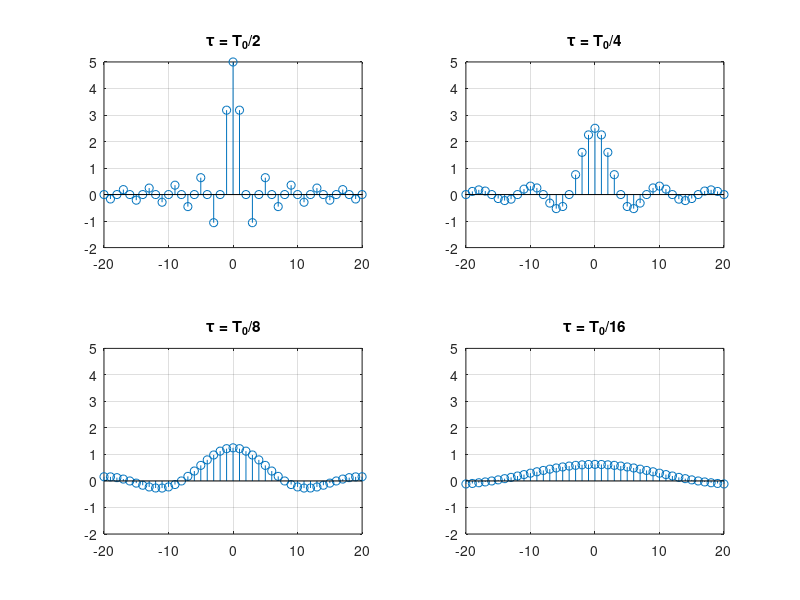

Recreate this plot in MATLAB.
% Example 4.2
clear all; clc

A = 10;
T0 = 2*pi; 
W0 = 2*pi/T0;
t = T0 /2;
N = 20;

X01 = A/2;
k1 = 1:1:N; X1 = A * sin(k1*pi/2) ./ (k1*pi); X1s = fliplr(X1);
kk1 = -N:1:N; Xk1 = [X1s, X01, X1];

X02 = A/4;
k2 = 1:1:N; X2 = A * sin(k2*pi/4) ./ (k2*pi); X2s = fliplr(X2);
kk2 = -N:1:N; Xk2 = [X2s, X02, X2];

X03 = A/8;
k3 = 1:1:N; X3 = A * sin(k3*pi/8) ./ (k3*pi); X3s = fliplr(X3);
kk3 = -N:1:N; Xk3 = [X3s, X03, X3];

X04 = A/16;
k4 = 1:1:N; X4 = A * sin(k4*pi/16) ./ (k4*pi); X4s = fliplr(X4);
kk4 = -N:1:N; Xk4 = [X4s, X04, X4];

subplot(221); stem(kk1,Xk1); ylim([-2,5]); title('τ = Τ_0/2'); grid
subplot(222); stem(kk2,Xk2); ylim([-2,5]); title('τ = Τ_0/4'); grid
subplot(223); stem(kk3,Xk3); ylim([-2,5]); title('τ = Τ_0/8'); grid
subplot(224); stem(kk4,Xk4); ylim([-2,5]); title('τ = Τ_0/16'); grid
